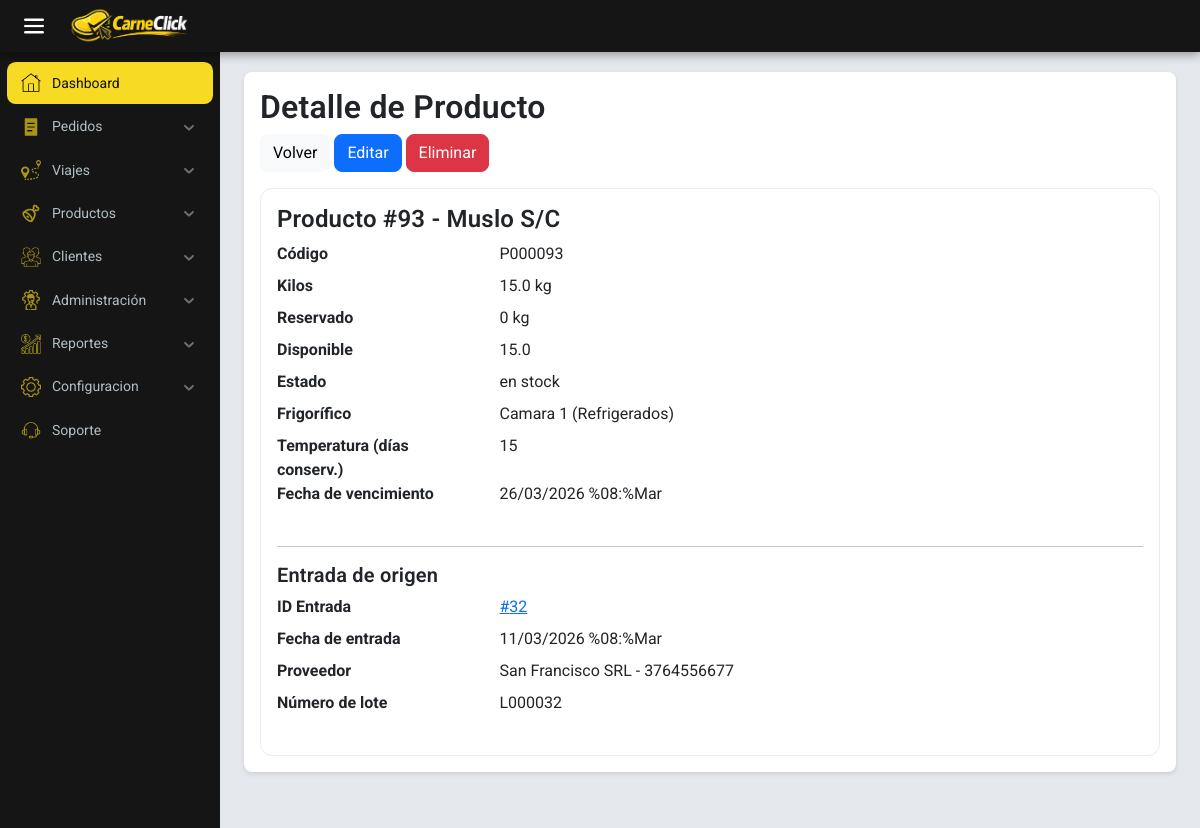
The page /encargado/stock/ver/93/ (signed in) on the database its author committed.
### encargado/models.py (models this page shows, shortened)
class Productos(models.Model):
    ESTADOS = [
        ('en stock', 'En stock'),
        ('preparado', 'preparado'),
        ('de viaje', 'De viaje'),
        ('entregado', 'Entregado'),
    ]
    nombre = models.ForeignKey(Cortes, on_delete=models.CASCADE)
    kilos = models.FloatField()
    cantidad = models.PositiveIntegerField(default=1)
    reserved_kilos = models.FloatField(default=0)
    codigo = models.CharField(
        max_length=20, unique=True, blank=True, null=True)
    fecha_entrada = models.ForeignKey(Entrada, on_delete=models.RESTRICT)
    temperatura = models.ForeignKey(
        Tipo_frigorifico, on_delete=models.CASCADE, default=1)
    frigorificop = models.ForeignKey(Frigorifico, on_delete=models.RESTRICT)
    estado = models.CharField(
        max_length=15,
        choices=ESTADOS,
        default='en stock'
    )
    history = HistoricalRecords()
    def fecha_vencimiento(self):
        fecha = self.fecha_entrada.fecha
        dias = self.temperatura.dias
        return fecha + timedelta(days=dias)
    def available_kilos(self):
        try:
            return max(0.0, float(self.kilos or 0) - float(self.reserved_kilos or 0))
        except Exception:
            return float(self.kilos or 0)

class Cortes(models.Model):
    nombre = models.CharField(max_length=100)
    def __str__(self):
        return self.nombre

class Frigorifico(models.Model):
    nombre = models.CharField(max_length=200)
    capacidad = models.FloatField()
    def __str__(self):
        return self.nombre

class Tipo_frigorifico(models.Model):
    nombre = models.CharField(max_length=100)
    dias = models.IntegerField(default=0)

class Entrada(models.Model):
    fecha = models.DateTimeField(default=timezone.now)
    proveedor = models.ForeignKey(
        'Proveedor', on_delete=models.RESTRICT, null=True, blank=True)
    numero_lote = models.CharField(
        max_length=30, unique=True, null=True, blank=True)
    history = HistoricalRecords()

class Proveedor(models.Model):
    nombre = models.CharField(max_length=200)
    cuit = models.IntegerField()
    direccion = models.CharField(max_length=200)
    telefono = models.IntegerField()

### encargado/views.py (the view)
# urls.py: path('stock/ver/<int:pk>/', views.ver_producto, name='ver_producto'),
@group_required('Encargado')
def ver_producto(request, pk):
    producto = get_object_or_404(
        Productos.objects.select_related(
            'fecha_entrada__proveedor', 'nombre', 'frigorificop', 'temperatura'),
        pk=pk
    )
    try:
        fecha_venc = producto.fecha_vencimiento()
    except Exception:
        fecha_venc = None
    entrada = producto.fecha_entrada
    context = {
        'producto': producto,
        'entrada': entrada,
        'proveedor': getattr(entrada, 'proveedor', None),
        'fecha_vencimiento': fecha_venc,
    }
    return render(request, 'html/productos/producto_detalle.html', context)

### carneclick/context_processors.py (called while the page is built)
def client_info(request):
    cliente = None
    comercio_nombre = ''
    try:
        if request.user and request.user.is_authenticated:
            from encargado.models import Cliente as ClienteModel
            cliente = ClienteModel.objects.filter(
                user=request.user).select_related('comercio').first()
            if cliente and getattr(cliente, 'comercio', None):
                comercio_nombre = cliente.comercio.nombre
    except Exception:
        cliente = None
        comercio_nombre = ''
    return {
        'cliente_obj': cliente,
        'comercio_nombre': comercio_nombre,
    }

### encargado/templates/html/productos/producto_detalle.html (shortened to what this page needs)
{% extends "base_encargado.html" %}
{% load static %}
{% block head %}
<link rel="stylesheet" href="{% static 'encargado/css/stock.css' %}">
{% endblock %}
{% block content %}
<div class="menu_encargado">
  <div class="main-header">
    <h2>Detalle de Producto</h2>
    <div class="mb-3">
      <a href="{% url 'encargado:ver_todos_productos' %}" class="btn btn-light">Volver</a>
      <a href="{% url 'encargado:editar_producto' producto.id %}" class="btn btn-primary">Editar</a>
      <a href="{% url 'encargado:eliminar_producto' producto.id %}" class="btn btn-danger">Eliminar</a>
    </div>
  </div>
  <div class="card p-3">
    <h4>Producto #{{ producto.id }} - {{ producto.nombre }}</h4>
    <dl class="row">
      <dt class="col-sm-3">Código</dt>
      <dd class="col-sm-9">{{ producto.codigo|default:"-" }}</dd>
      <dt class="col-sm-3">Kilos</dt>
      <dd class="col-sm-9">{{ producto.kilos }} kg</dd>
      <dt class="col-sm-3">Reservado</dt>
      <dd class="col-sm-9">{{ producto.reserved_kilos|default:0 }} kg</dd>
      <dt class="col-sm-3">Disponible</dt>
      <dd class="col-sm-9">{{ producto.available_kilos|default:0 }}</dd>
      <dt class="col-sm-3">Estado</dt>
      <dd class="col-sm-9">{{ producto.estado }}</dd>
      <dt class="col-sm-3">Frigorífico</dt>
      <dd class="col-sm-9">{{ producto.frigorificop }}</dd>
      <dt class="col-sm-3">Temperatura (días conserv.)</dt>
      <dd class="col-sm-9">{{ producto.temperatura.dias }}</dd>
      <dt class="col-sm-3">Fecha de vencimiento</dt>
      <dd class="col-sm-9">{% if fecha_vencimiento %}{{ fecha_vencimiento|date:"d/m/Y %H:%M" }}{% else %}-{% endif %}</dd>
    </dl>
    <hr>
    <h5>Entrada de origen</h5>
    {% if entrada %}
      <dl class="row">
        <dt class="col-sm-3">ID Entrada</dt>
        <dd class="col-sm-9"><a href="{% url 'encargado:entrada_detalle' entrada.id %}">#{{ entrada.id }}</a></dd>
        <dt class="col-sm-3">Fecha de entrada</dt>
        <dd class="col-sm-9">{% if entrada.fecha %}{{ entrada.fecha|date:"d/m/Y %H:%M" }}{% else %}-{% endif %}</dd>
        <dt class="col-sm-3">Proveedor</dt>
        <dd class="col-sm-9">{% if proveedor %}{{ proveedor.nombre }} - {{ proveedor.telefono }}{% else %}-{% endif %}</dd>
        <dt class="col-sm-3">Número de lote</dt>
        <dd class="col-sm-9">{{ entrada.numero_lote|default:"-" }}</dd>
      </dl>
    {% else %}
      <p>No hay información de entrada asociada.</p>
    {% endif %}
  </div>
</div>
{% endblock %}

### encargado/static/encargado/css/stock.css (style rules this page uses)
:root { --primary: #000000; --secondary: #141d26; --accent: #1abc9c; --bg: #f4f6f8; --text: #2d3436; --white: #ffffff; --border: #dfe6e9; }
* { margin: 0; padding: 0; box-sizing: border-box; }
body { font-family: "Segoe UI", Roboto, Arial, sans-serif; background-color: var(--bg); color: var(--text); }
.menu_encargado { background-color: #ffffff; padding: 1rem; border-radius: 0.5rem; box-shadow: 0 2px 4px rgba(0, 0, 0, 0.1); }

### carneclick/static/css/theme.css (style rules this page uses)
:root { --brand-bg: #f7f9fc; --brand-text: #212529; --brand-muted: #6c757d; --brand-primary: #0d6efd; --brand-success: #198754; --brand-warning: #ffc107; --brand-danger: #dc3545; --brand-info: #0dcaf0; --brand-border: #e9ecef; --brand-card-bg: #ffffff; }
html, body { background-color: var(--brand-bg); color: var(--brand-text); font-family: "Inter", system-ui, -apple-system, "Segoe UI", Roboto, "Helvetica Neue", Arial, "Noto Sans", "Liberation Sans", sans-serif; -webkit-font-smoothing: antialiased; -moz-osx-font-smoothing: grayscale; }
h1, h2, h3, h4, h5 { font-weight: 600; letter-spacing: 0.2px; }
.card { border: 1px solid var(--brand-border); border-radius: 0.75rem; background: var(--brand-card-bg); }
.btn { border-radius: 0.5rem; }
.btn-primary { background-color: var(--brand-primary); border-color: var(--brand-primary); }

### encargado/static/encargado/css/style_encargado.css (style rules this page uses)
:root { --background-color: #ffffff; --prymary-color: #F7DA24; --secondary-color: #151515; --text-color: #000000; --border-color: #ffffff; --sb-w: 220px; --sb-mini: 62px; --bar-h: 52px; --main-bg: #e4e7eb; }
* { margin: 0; padding: 0; box-sizing: border-box; font-family: "Roboto", sans-serif; }
body { width: 100%; min-height: 100vh; background-color: var(--main-bg); }

### rows shown on the page
Productos: id "93", nombre "Muslo S/C", codigo "P000093", kilos "15.0", reserved_kilos "0", available_kilos "15.0", estado "en stock", frigorificop "Camara 1 (Refrigerados)", temperatura.dias "15"
Entrada: id "32", fecha "11/03/2026 %08:%Mar", numero_lote "L000032"
Proveedor: nombre "San Francisco SRL", telefono "3764556677"

### other values the page prints
{{ ui.Dashboard }} "Dashboard"
{{ ui.Orders }} "Pedidos"
{{ ui.Trips }} "Viajes"
{{ ui.Products }} "Productos"
{{ ui.Clients }} "Clientes"
{{ ui.Administration }} "Administración"
{{ ui.Reports }} "Reportes"
{{ ui.Settings }} "Configuracion"
{{ ui.Support }} "Soporte"
{{ fecha_vencimiento|date:"d/m/Y %H:%M" }} "26/03/2026 %08:%Mar"
